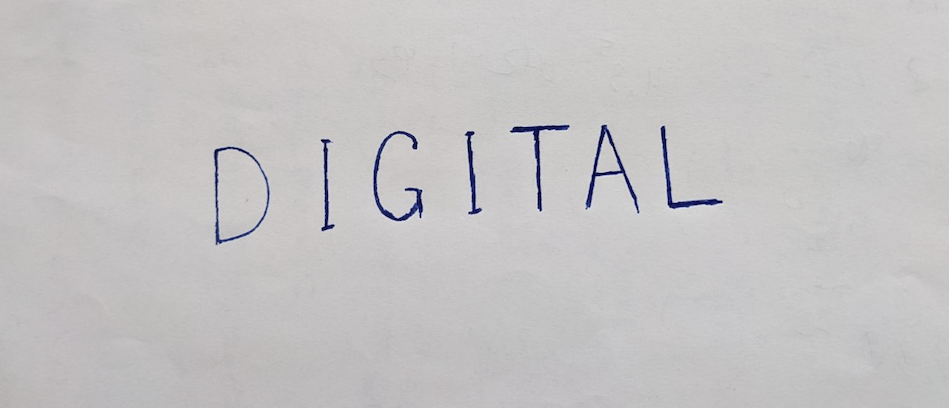
#> input picture digital.png, 949 x 408 px; its folder holds 8 pictures in this run
$ jupyter execute --allow-errors nn.ipynb   (older library calls are emulated)
#> lines starting #> are read from the running program, lines starting #| are printed output that depends on the picture; after the words box and inside, x2 and y2 are one past the last pixel; in counts of white or black regions, pixels touching at a corner belong together
#### Setup

## Font Generation

[cell 1]
import os
import numpy as np
import cv2
from tqdm import tqdm
from wand.color import Color
from wand.image import Image
from wand.drawing import Drawing
from wand.compat import nested
import shutil
import pandas as pd

[cell 2]
# Charatcters
language = 'abcdefghijklmnopqrstuvwxyz'
language_upper = language.upper()
language += language_upper
language += '0123456789'

assert len(language) == 26 * 2 + 10
language = language_upper
language

[cell 3]
# Fonts
handwritten_fonts = ['Herculanum', 'Annai MN', 'Bradley Hand', 'Brush Script MT', 'Chalkboard',
             'Comic Sans MS', 'Luminary', 'Noteworthy', 'Papyrus', 'Party LET', 'Savoye LET',
             'Sign Painter', 'Skia', 'Snell Roundhand', 'Times New Roman', 'Trattatello', 'Zapfino']
typed_fonts = ['Arial', 'Arial Black', 'Arial Narrow', 'Arial Rounded MT Bold', 'Copperplate', 'Courier New', 'Helvetica',
              'Impact', 'Lucinda Grande', 'Microsoft Sans Serif', 'Tahoma', 'Verdana', 'Menlo', 'Didot', 'Copperplate', 'Avenir', 'Futura']

fonts = handwritten_fonts + typed_fonts
# fonts = ['Chalkboard']

[cell 4]
# resolution
width=200
height=200
font_size=100
#> (the rest of this cell did not finish here and is left out)

[cell 5]
language

[cell 6]
def delete(language, language_upper):
#> called with language = 'ABCDEFGHIJKLMNOPQRSTUVWXYZ', language_upper = 'ABCDEFGHIJKLMNOPQRSTUVWXYZ'
    for c in language:
        if c in language_upper:
            if os.path.exists(f'{c}{c}'):
                shutil.rmtree(f'{c}{c}')
        else:
            if os.path.exists(c):
                shutil.rmtree(f'{c}')

#> (a cell that did not finish here is left out)

#> (a cell that did not finish here is left out)

#### Inference

##### Functions

[cell 9]
import matplotlib.pyplot as plt
# [4 lines left out: function show, not called in this run]

# Read
def read(path):
#> called with path = 'digital.png'
    return cv2.imread(path, cv2.IMREAD_GRAYSCALE)
#> returned value: shape (408, 949); min 0, max 226, mean 195

def bin(img, bins=10, min_diff=10):
#> called with bins = 10, min_diff = 10
    count, division = np.histogram(img, bins)
#> count = [1211, 1196, 474, 381, 372, 410, 505, 1012, 354190, 27441]; division = [0, 22.6, 45.2, 67.8, 90.4, 113, 135.6, 158.2, 180.8, 203.4, 226]
    diff_series = pd.Series(count).diff()

    first_histogram_reduction_index = diff_series[(diff_series < 0) & (np.abs(diff_series) > min_diff)].index[0]
#> first_histogram_reduction_index = 1
    threshold = division[first_histogram_reduction_index+1]
#> threshold = 45.2

    _, img = cv2.threshold(img,threshold,255,cv2.THRESH_BINARY)
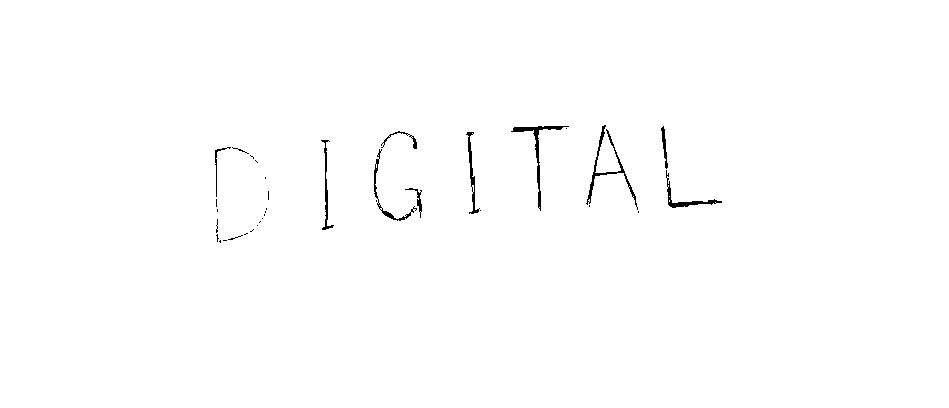
#> img: shape (408, 949); 99.4% white; 35 black regions (24 under 20 px), largest, box (x1, y1, x2, y2) and area: (586, 125, 638, 210) 437, (511, 126, 569, 211) 433, (666, 170, 722, 208) 278
    return img

def bin2(img):
    return cv2.threshold(img, 0, 255, cv2.THRESH_BINARY +cv2.THRESH_OTSU)[1]

def neg(img):
    return 255 - img
#> returned value: shape (408, 949); 0.62% white; 35 white regions (24 under 20 px)

def redraw_contours(img, thickness=16):
    # Find contours and redraw
#> called with thickness = 16
    contours, hierarchy = cv2.findContours(image=img, mode=cv2.RETR_TREE, method=cv2.CHAIN_APPROX_NONE)
#> contours = 56 contours, 46 with area under 20; largest, box (x1, y1, x2, y2) and area: (511, 126, 569, 211) 297, (586, 125, 638, 210) 255, (666, 170, 722, 208) 191, (466, 132, 480, 214) 171, (374, 149, 417, 221) 150

    # draw contours on the original image
    image_copy = img.copy()
    cv2.drawContours(image=image_copy, contours=contours, contourIdx=-1, color=(255, 255, 255), thickness=thickness, lineType=cv2.LINE_AA)
    return image_copy

# [27 lines left out: function components, not called in this run]

def gray(img):
    return cv2.cvtColor(img, cv2.COLOR_BGR2GRAY)

def resize(img, size=(100, 100)):
    return cv2.resize(img, size, interpolation=cv2.INTER_NEAREST)

def erode(img, it=1):
    kernel = np.ones((5, 5), np.uint8)
    return cv2.erode(img, kernel, iterations=it)

def dilate(img, it=1):
    kernel = np.ones((5, 5), np.uint8)
    return cv2.dilate(img, kernel, iterations=it)

[cell 10]
def pipeline(x, show_steps=False):
    img = read(x)
    img_bin = bin(img)

    # # Denoise
    # img_bin = bin(cv2.blur(img_bin,(2,2)))

    # Neg
    img_bin_neg = neg(img_bin)

    # [24 lines of commented-out code are left out]
    redraw = redraw_contours(img_bin_neg)

    # Find components
    letter_boxes = components(redraw)

    letter_boxes = [neg(l) for l in letter_boxes]
    if show_steps:
        show(img)
        show(img_bin)
        show(img_bin_neg)
        show(redraw)
        for l in letter_boxes:
            show(l)

    return letter_boxes

[cell 11]
# [28 lines left out: function classify, not called in this run]

[cell 12]
def ocr(path, show_steps=False, return_dfs=False):
    letters = pipeline(path, show_steps=show_steps)
    if return_dfs==False:
        return [classify(l)[0] for l in letters]
    else:
        return [classify(l) for l in letters]

##### Best font search

[cell 13]
expectations = {
    'test.png' : "TEST",
    'tactical.png': "TACTICAL",
    'digital.png': "DIGITAL",
    'ocr.png': "OCR",
    'team.png': "TEAM",
    'processing.png': "PROCESSING",
}

[cell 14]
test_fonts = handwritten_fonts + typed_fonts
font_results = {}
#> (the rest of this cell did not finish here and is left out)

[cell 15]
pd.DataFrame([font_results]).T.sort_values(by=0)

### NN

[cell 16]
import tensorflow as tf
from tensorflow.keras import datasets, layers, models

[cell 17]
# [15 lines left out: function augment, not called in this run]

[cell 18]
tf.keras.utils.set_random_seed(0)

## Augment Data
size = 64
epochs = 20

#> (the rest of this cell did not finish here and is left out)

[cell 19]
# [34 lines left out: functions classify_nn_augmented, classify_nn, ocr_nn, not called in this run]

def ocr_nn_augmented(path, show_steps=False, return_dfs=False):
    letters = pipeline(path, show_steps=show_steps)
    if return_dfs==False:
        return [classify_nn_augmented(l)[0] for l in letters]
    else:
        return [classify_nn_augmented(l) for l in letters]

#### Tests NN

#> (a cell that did not finish here is left out)

#> (a cell that did not finish here is left out)

[cell 22]
num_correct = 0
num_total = 0

#> (the rest of this cell did not finish here and is left out)

### Tests

[cell 23]
num_correct = 0
num_total = 0

#> (the rest of this cell did not finish here and is left out)

#> call 3 of read, with path = 'test.png'
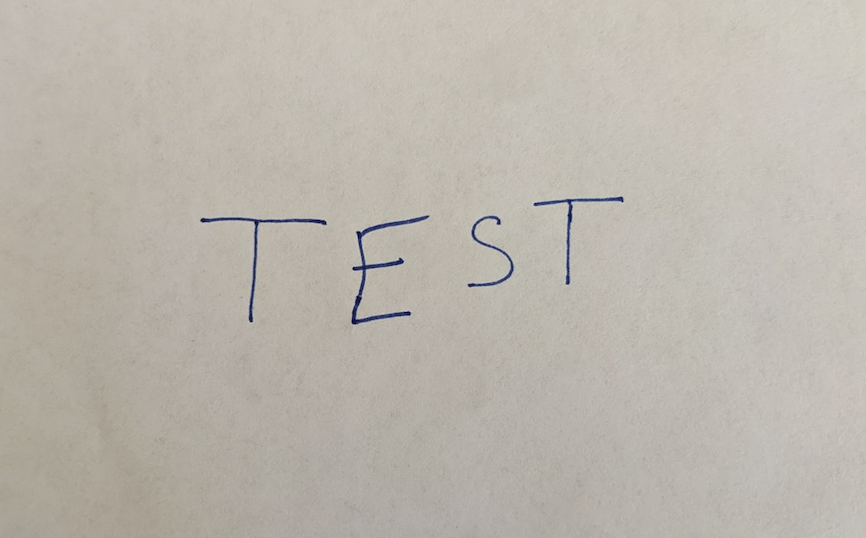
#> input picture test.png, 866 x 538 px
#> call 3 of bin, with bins = 10, min_diff = 10
#> in bin (call 3), `count, division = np.histogram(img, bins)`: count = [112, 565, 910, 416, 319, 340, 431, 40241, 282301, 140273]; division = [3, 23.7, 44.4, 65.1, 85.8, 106.5, 127.2, 147.9, 168.6, 189.3, 210]
#> in bin (call 3), `first_histogram_reduction_index = diff_series[(diff_series < 0) & (np...`: first_histogram_reduction_index = 3
#> in bin (call 3), `threshold = division[first_histogram_reduction_index+1]`: threshold = 85.8
#> in bin (call 3), `_, img = cv2.threshold(img,threshold,255,cv2.THRESH_BINARY)`:
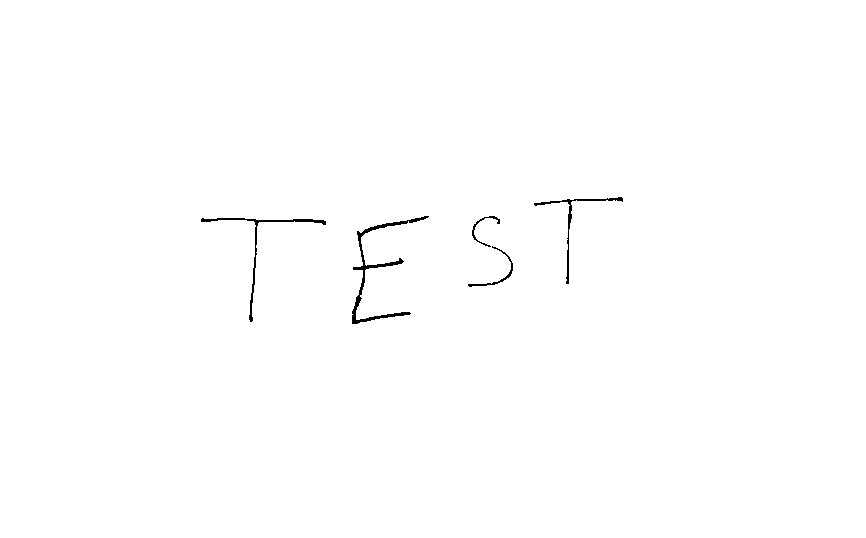
#> img: shape (538, 866); 99.6% white; black in thin lines or dots, all inside (x1, y1, x2, y2) = (201, 197, 623, 324)
#> in redraw_contours (call 2), `contours, hierarchy = cv2.findContours(image=img, mode=cv2.RETR_TREE, ..`: contours = 5 contours; box (x1, y1, x2, y2) and area: (352, 216, 429, 324) 580, (201, 218, 326, 322) 284, (534, 197, 623, 284) 200, (468, 246, 513, 287) 87, (472, 216, 500, 247) 58
    for i in range(len(label)):
        if label[i] == result[i]:
            num_correct+=1

    print(ocr(t))
print('Accuracy:', num_correct/num_total)

#> (a cell that did not finish here is left out)


#> (a cell that did not finish here is left out)

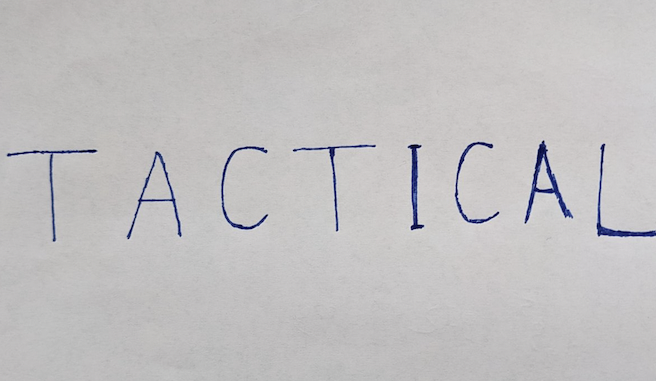
#> input picture tactical.png, 656 x 381 px
#> in bin (call 5), `count, division = np.histogram(img, bins)`: count = [864, 857, 798, 487, 387, 473, 525, 1198, 210457, 33890]; division = [0, 22.4, 44.8, 67.2, 89.6, 112, 134.4, 156.8, 179.2, 201.6, 224]
#> in bin (call 5), `first_histogram_reduction_index = diff_series[(diff_series < 0) & (np...`: first_histogram_reduction_index = 2
#> in bin (call 5), `threshold = division[first_histogram_reduction_index+1]`: threshold = 67.2
#> in bin (call 5), `_, img = cv2.threshold(img,threshold,255,cv2.THRESH_BINARY)`:
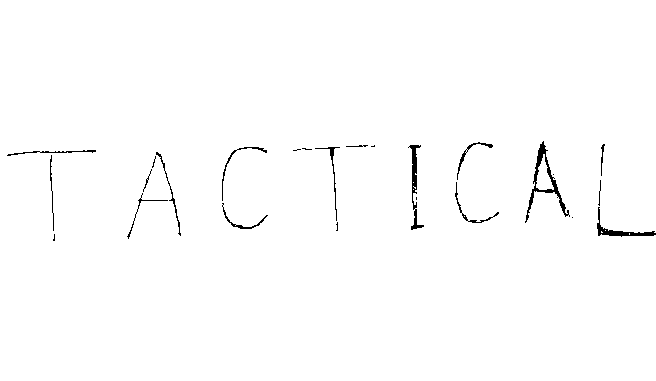
#> img: shape (381, 656); 99% white; 25 black regions (9 under 20 px), largest, box (x1, y1, x2, y2) and area: (525, 141, 570, 223) 551, (408, 145, 424, 230) 357, (597, 207, 656, 237) 312
#> in neg (call 4), `return 255 - img`: returned value: shape (381, 656); 1% white; 25 white regions (9 under 20 px)
#> in redraw_contours (call 4), `contours, hierarchy = cv2.findContours(image=img, mode=cv2.RETR_TREE, ..`: contours = 39 contours, 28 with area under 20; largest, box (x1, y1, x2, y2) and area: (525, 141, 570, 223) 760, (535, 153, 555, 191) 386, (408, 145, 424, 230) 252, (597, 207, 656, 237) 234, (457, 142, 493, 180) 77

#> (a cell that did not finish here is left out)

#> in redraw_contours (call 5), `contours, hierarchy = cv2.findContours(image=img, mode=cv2.RETR_TREE, ..`: contours = 56 contours, 46 with area under 20; largest, box (x1, y1, x2, y2) and area: (511, 126, 569, 211) 297, (586, 125, 638, 210) 255, (666, 170, 722, 208) 191, (466, 132, 480, 214) 171, (374, 149, 417, 221) 150

#> (a cell that did not finish here is left out)

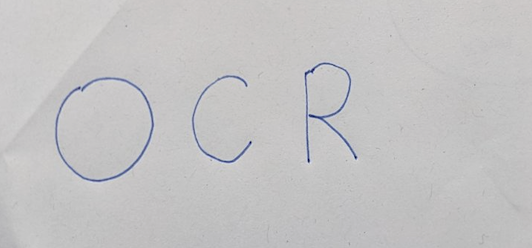
#> input picture ocr.png, 532 x 248 px
#> in bin (call 7), `count, division = np.histogram(img, bins)`: count = [6, 9, 27, 178, 457, 476, 396, 492, 79600, 50295]; division = [8, 29.1, 50.2, 71.3, 92.4, 113.5, 134.6, 155.7, 176.8, 197.9, 219]
#> in bin (call 7), `first_histogram_reduction_index = diff_series[(diff_series < 0) & (np...`: first_histogram_reduction_index = 6
#> in bin (call 7), `threshold = division[first_histogram_reduction_index+1]`: threshold = 155.7
#> in bin (call 7), `_, img = cv2.threshold(img,threshold,255,cv2.THRESH_BINARY)`:
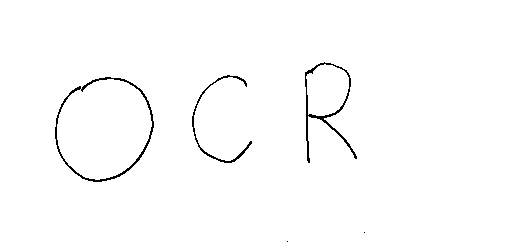
#> img: shape (248, 532); 98.8% white; black in thin lines or dots, all inside (x1, y1, x2, y2) = (55, 62, 365, 242)
#> in redraw_contours (call 6), `contours, hierarchy = cv2.findContours(image=img, mode=cv2.RETR_TREE, ..`: contours = 7 contours, 2 with area under 20; largest, box (x1, y1, x2, y2) and area: (55, 77, 154, 182) 7850, (56, 78, 153, 181) 7475, (305, 62, 357, 163) 2152, (305, 63, 350, 117) 1848, (192, 75, 252, 163) 184
